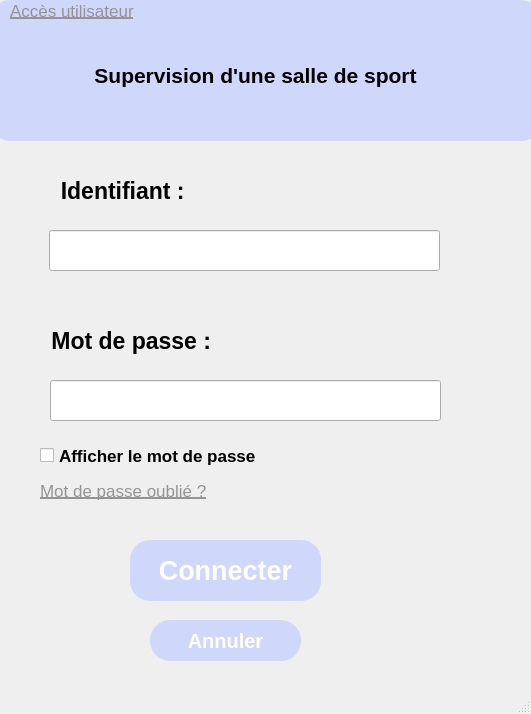
<?xml version="1.0" encoding="UTF-8"?>
<ui version="4.0">
 <class>MainWindow</class>
 <widget class="QMainWindow" name="MainWindow">
  <property name="geometry">
   <rect>
    <x>0</x>
    <y>0</y>
    <width>531</width>
    <height>714</height>
   </rect>
  </property>
  <property name="windowTitle">
   <string>MainWindow</string>
  </property>
  <widget class="QWidget" name="centralwidget">
   <widget class="QLabel" name="label">
    <property name="geometry">
     <rect>
      <x>-10</x>
      <y>170</y>
      <width>201</width>
      <height>41</height>
     </rect>
    </property>
    <property name="font">
     <font>
      <pointsize>17</pointsize>
      <weight>75</weight>
      <bold>true</bold>
     </font>
    </property>
    <property name="text">
     <string>Identifiant : </string>
    </property>
    <property name="alignment">
     <set>Qt::AlignRight|Qt::AlignTrailing|Qt::AlignVCenter</set>
    </property>
   </widget>
   <widget class="QLineEdit" name="lineEdit_User_Name">
    <property name="geometry">
     <rect>
      <x>49</x>
      <y>230</y>
      <width>391</width>
      <height>41</height>
     </rect>
    </property>
    <property name="font">
     <font>
      <pointsize>15</pointsize>
      <weight>50</weight>
      <bold>false</bold>
     </font>
    </property>
   </widget>
   <widget class="QPushButton" name="pushButton_Login">
    <property name="geometry">
     <rect>
      <x>130</x>
      <y>540</y>
      <width>191</width>
      <height>61</height>
     </rect>
    </property>
    <property name="font">
     <font>
      <pointsize>20</pointsize>
      <weight>75</weight>
      <bold>true</bold>
     </font>
    </property>
    <property name="contextMenuPolicy">
     <enum>Qt::PreventContextMenu</enum>
    </property>
    <property name="styleSheet">
     <string notr="true">QPushButton{
 background-color: #cfd8fa;
 color: white;
 border-radius: 20px;
 font-weight: bold;
}</string>
    </property>
    <property name="text">
     <string>Connecter</string>
    </property>
    <property name="checkable">
     <bool>false</bool>
    </property>
    <property name="autoDefault">
     <bool>false</bool>
    </property>
   </widget>
   <widget class="QPushButton" name="pushButton_Cancel">
    <property name="geometry">
     <rect>
      <x>150</x>
      <y>620</y>
      <width>151</width>
      <height>41</height>
     </rect>
    </property>
    <property name="font">
     <font>
      <pointsize>15</pointsize>
      <weight>75</weight>
      <bold>true</bold>
     </font>
    </property>
    <property name="styleSheet">
     <string notr="true">QPushButton{
 background-color: #cfd8fa;
 color: white;
 border-radius: 20px;
 font-weight: bold;
}</string>
    </property>
    <property name="text">
     <string>Annuler</string>
    </property>
   </widget>
   <widget class="QLineEdit" name="lineEdit_Password">
    <property name="geometry">
     <rect>
      <x>50</x>
      <y>380</y>
      <width>391</width>
      <height>41</height>
     </rect>
    </property>
    <property name="font">
     <font>
      <pointsize>15</pointsize>
      <weight>50</weight>
      <bold>false</bold>
     </font>
    </property>
    <property name="echoMode">
     <enum>QLineEdit::Password</enum>
    </property>
   </widget>
   <widget class="QLabel" name="label_2">
    <property name="geometry">
     <rect>
      <x>0</x>
      <y>320</y>
      <width>211</width>
      <height>41</height>
     </rect>
    </property>
    <property name="font">
     <font>
      <pointsize>17</pointsize>
      <weight>75</weight>
      <bold>true</bold>
     </font>
    </property>
    <property name="text">
     <string>Mot de passe :</string>
    </property>
    <property name="alignment">
     <set>Qt::AlignRight|Qt::AlignTrailing|Qt::AlignVCenter</set>
    </property>
   </widget>
   <widget class="QFrame" name="frame">
    <property name="geometry">
     <rect>
      <x>-10</x>
      <y>0</y>
      <width>551</width>
      <height>141</height>
     </rect>
    </property>
    <property name="styleSheet">
     <string notr="true">QFrame{
 background-color: #cfd8fa;;
 border-radius: 20px;
}</string>
    </property>
    <property name="frameShape">
     <enum>QFrame::StyledPanel</enum>
    </property>
    <property name="frameShadow">
     <enum>QFrame::Raised</enum>
    </property>
    <widget class="QLabel" name="label_4">
     <property name="geometry">
      <rect>
       <x>20</x>
       <y>0</y>
       <width>161</width>
       <height>21</height>
      </rect>
     </property>
     <property name="font">
      <font>
       <pointsize>13</pointsize>
       <underline>true</underline>
      </font>
     </property>
     <property name="styleSheet">
      <string notr="true">QLabel{
 color: #949494;
}</string>
     </property>
     <property name="text">
      <string>Accès utilisateur</string>
     </property>
    </widget>
    <widget class="QLabel" name="label_3">
     <property name="geometry">
      <rect>
       <x>10</x>
       <y>30</y>
       <width>511</width>
       <height>91</height>
      </rect>
     </property>
     <property name="font">
      <font>
       <pointsize>16</pointsize>
       <weight>75</weight>
       <bold>true</bold>
      </font>
     </property>
     <property name="text">
      <string>Supervision d'une salle de sport</string>
     </property>
     <property name="alignment">
      <set>Qt::AlignCenter</set>
     </property>
    </widget>
   </widget>
   <widget class="QCheckBox" name="checkBox">
    <property name="geometry">
     <rect>
      <x>40</x>
      <y>440</y>
      <width>261</width>
      <height>31</height>
     </rect>
    </property>
    <property name="font">
     <font>
      <pointsize>13</pointsize>
      <weight>75</weight>
      <bold>true</bold>
     </font>
    </property>
    <property name="text">
     <string>Afficher le mot de passe </string>
    </property>
   </widget>
   <widget class="QLabel" name="label_5">
    <property name="geometry">
     <rect>
      <x>40</x>
      <y>480</y>
      <width>221</width>
      <height>21</height>
     </rect>
    </property>
    <property name="font">
     <font>
      <pointsize>13</pointsize>
      <underline>true</underline>
     </font>
    </property>
    <property name="styleSheet">
     <string notr="true">QLabel{
 color: #949494;
}</string>
    </property>
    <property name="text">
     <string>Mot de passe oublié ?</string>
    </property>
   </widget>
  </widget>
  <widget class="QMenuBar" name="menubar">
   <property name="geometry">
    <rect>
     <x>0</x>
     <y>0</y>
     <width>531</width>
     <height>26</height>
    </rect>
   </property>
  </widget>
  <widget class="QStatusBar" name="statusbar"/>
 </widget>
 <resources/>
 <connections/>
</ui>
